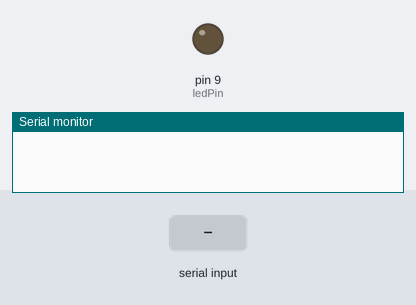
Simulated run of this sketch. Board: Arduino Uno, built with avr-gcc and run on an emulated ATmega328P. On the bench: output pins drawn as LEDs (lit = HIGH), the last lines printed to the serial monitor. Inputs (shaded band) come from the test bench.

Above: at 1.2 s.
1.3 s: "90,45\n" received over Serial
At 1.7 s:
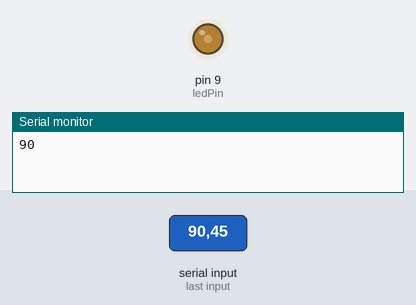
2.8 s: "30,150\n" received over Serial
At 4.0 s:
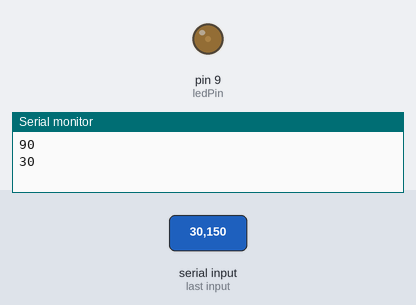
4.3 s: "200\n" received over Serial
At 5.1 s:
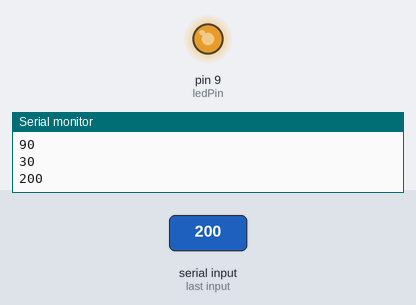
5.8 s: "90\n" received over Serial
At 6.2 s:
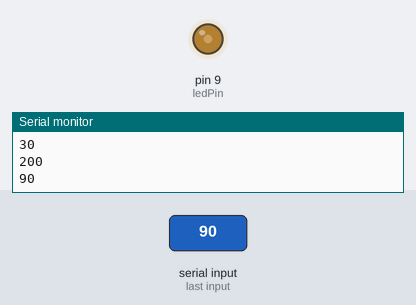
Timing chart, 0 to 8.3 s (numbered marks = the images above; inputs shaded):
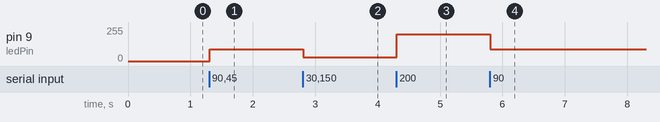

Measured:
- after the input at 1.3 s, pin 9 (ledPin): 0/255 → 90/255 at once
- after the input at 2.8 s, pin 9 (ledPin): 90/255 → 30/255 at once
- after the input at 4.3 s, pin 9 (ledPin): 30/255 → 200/255 at once
- after the input at 5.8 s, pin 9 (ledPin): 200/255 → 90/255 at once

The sketch:

ard_test_2.ino
```cpp
int ledPin = 9;
int analogPin = A3;
int val = 0;
String str;

void setup() {
  // put your setup code here, to run once:
  pinMode(ledPin,OUTPUT);//red
  Serial.begin(9600);
}

void loop() {
  // put your main code here, to run repeatedly:
  if (Serial.available()){
//    val = analogRead(analogPin);
    str = ( Serial.readStringUntil('\n') );
    val = str.toInt();
    Serial.println(val);
    analogWrite(ledPin, val);
    delay(500);
    }

}
```
